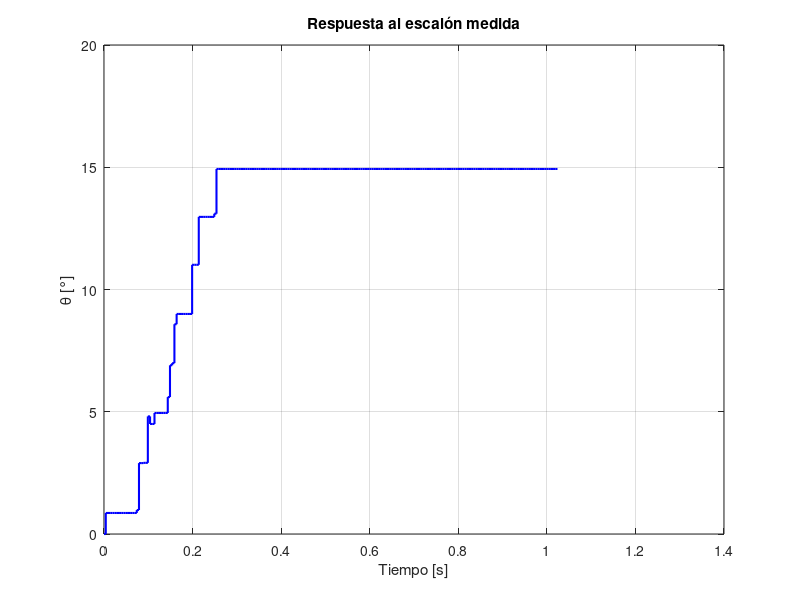

Recreate this plot in MATLAB. (Note: this script raises an error after producing the figure.)
% =====================
% Datos medidos ESP32
% =====================
data = [
0,0.00
4,0.86
9,0.86
14,0.86
19,0.86
24,0.86
29,0.86
34,0.86
39,0.86
44,0.86
49,0.86
54,0.86
59,0.86
64,0.86
69,0.86
74,0.98
79,2.9
84,2.9
89,2.91
94,2.91
99,4.81
104,4.5
109,4.5
114,4.95
119,4.95
124,4.95
129,4.95
134,4.95
139,4.95
144,5.6
149,6.9
154,6.99
159,8.58
164,9.00
169,9.00
174,9.00
179,9.00
184,9.00
189,9.00
194,9.00
199,11.01
204,11.01
209,11.01
214,12.97
219,12.97
224,12.97
229,12.97
234,12.97
239,12.97
244,12.97
249,13.1
254,14.93
259,14.93
264,14.93
269,14.93
274,14.93
279,14.93
284,14.93
289,14.93
294,14.93
299,14.93
304,14.93
309,14.93
314,14.93
319,14.93
324,14.93
329,14.93
334,14.93
339,14.93
344,14.93
349,14.93
354,14.93
359,14.93
364,14.93
369,14.93
374,14.93
379,14.93
384,14.93
389,14.93
394,14.93
399,14.93
404,14.93
409,14.93
414,14.93
419,14.93
424,14.93
429,14.93
434,14.93
439,14.93
444,14.93
449,14.93
454,14.93
459,14.93
464,14.93
469,14.93
474,14.93
479,14.93
484,14.93
489,14.93
494,14.93
499,14.93
504,14.93
509,14.93
514,14.93
519,14.93
524,14.93
529,14.93
534,14.93
539,14.93
544,14.93
549,14.93
554,14.93
559,14.93
564,14.93
569,14.93
574,14.93
579,14.93
584,14.93
589,14.93
594,14.93
599,14.93
604,14.93
609,14.93
614,14.93
619,14.93
624,14.93
629,14.93
634,14.93
639,14.93
644,14.93
649,14.93
654,14.93
659,14.93
664,14.93
669,14.93
674,14.93
679,14.93
684,14.93
689,14.93
694,14.93
699,14.93
704,14.93
709,14.93
714,14.93
719,14.93
724,14.93
729,14.93
734,14.93
739,14.93
744,14.93
749,14.93
754,14.93
759,14.93
764,14.93
769,14.93
774,14.93
779,14.93
784,14.93
789,14.93
794,14.93
799,14.93
804,14.93
809,14.93
814,14.93
819,14.93
824,14.93
829,14.93
834,14.93
839,14.93
844,14.93
849,14.93
854,14.93
859,14.93
864,14.93
869,14.93
874,14.93
879,14.93
884,14.93
889,14.93
894,14.93
899,14.93
904,14.93
909,14.93
914,14.93
919,14.93
924,14.93
929,14.93
934,14.93
939,14.93
944,14.93
949,14.93
954,14.93
959,14.93
964,14.93
969,14.93
974,14.93
979,14.93
984,14.93
989,14.93
994,14.93
999,14.93
1004,14.93
1009,14.93
1014,14.93
1019,14.93
1024,14.93
];


% =====================
% Cargar datos medidos
% =====================
t = data(:,1)/1000;   % ms -> s
theta = data(:,2);

% Tiempo de muestreo
Ts = mean(diff(t));

% =====================
% Entrada (escalón)
% =====================
thetaFinal = max(theta);
u = ones(size(t)) * thetaFinal;

% =====================
% Visualizar datos
% =====================
figure;
stairs(t, theta, 'b', 'LineWidth', 1.5);
xlabel('Tiempo [s]');
ylabel('\theta [°]');
title('Respuesta al escalón medida');
grid on;

% =====================
% Identificación
% =====================
iddata_sys = iddata(theta, u, Ts);

% Modelo de 1er orden
sys1 = tfest(iddata_sys, 1, 0);
sys1 = sys1 / dcgain(sys1);

% Modelo de 2º orden
sys2 = tfest(iddata_sys, 2, 0);
sys2 = sys2 / dcgain(sys2);

disp('--- Modelo 1er orden (ganancia normalizada a 1) ---');
sys1
disp('--- Modelo 2º orden (ganancia normalizada a 1) ---');
sys2

% Comparación
figure;
compare(iddata_sys, sys1, sys2);

% --- Coeficientes modelo 1er orden ---
[b1,a1] = tfdata(sys1,'v');
disp('Ecuación en diferencia (1er orden):')
fprintf('y[k] = %.4f * y[k-1] + %.4f * u[k]\n', -a1(2), b1(1));

% --- Coeficientes modelo 2º orden ---
[b2,a2] = tfdata(sys2,'v');
disp('Ecuación en diferencia (2º orden):')
fprintf(['y[k] = %.4f * y[k-1] + %.4f * y[k-2] ' ...
         '+ %.4f * u[k] + %.4f * u[k-1] + %.4f * u[k-2]\n'], ...
         -a2(2), -a2(3), b2(1), b2(2), b2(3));
